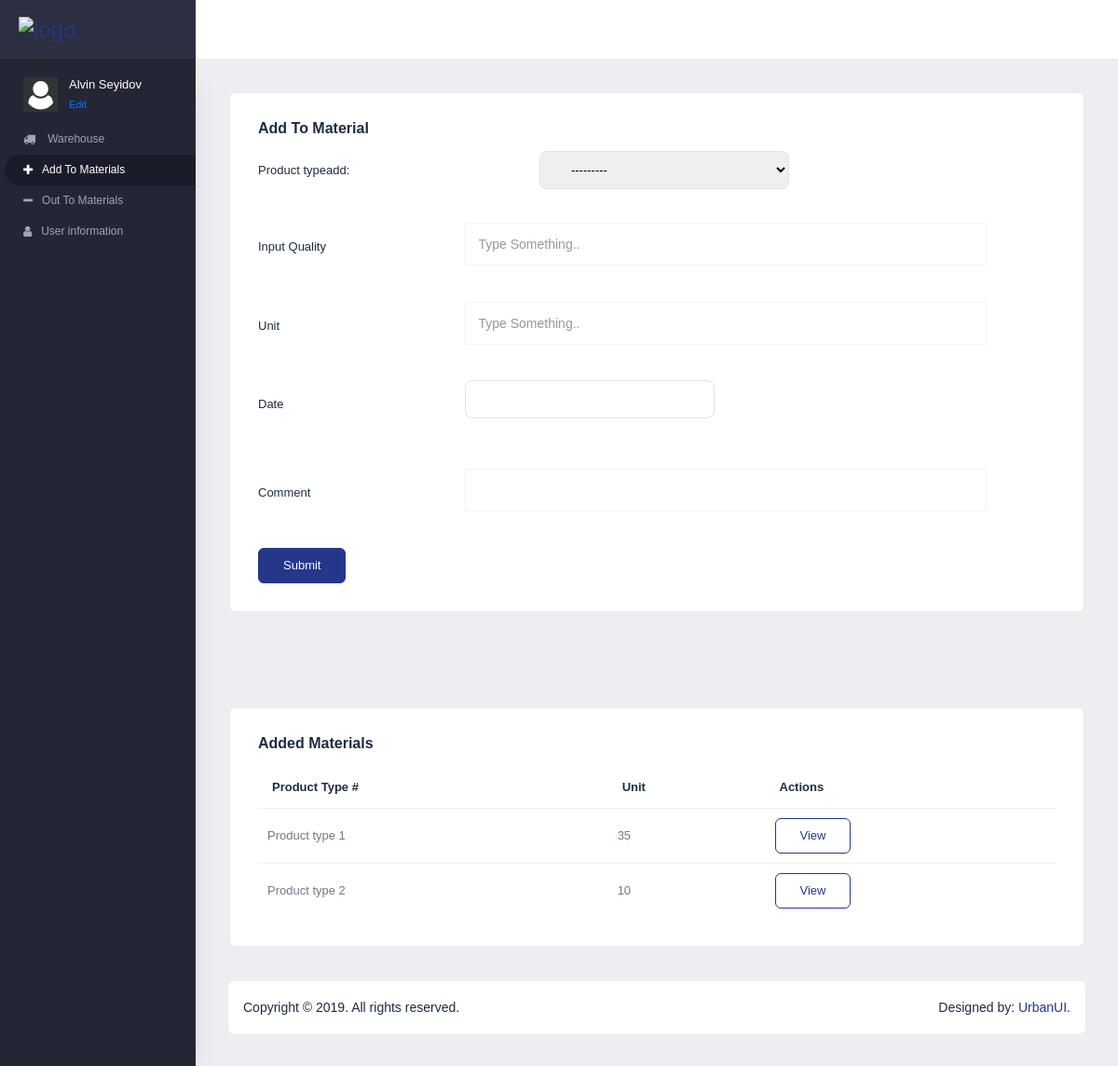
The app's page /add/ (signed in) with its own data.
### addmaterial/models.py (models this page shows)
class ProductType(models.Model):
    type = models.CharField(max_length=100,  null=True, blank=True)
    def __str__(self):
        return self.type

### addmaterial/views.py (the view)
# urls.py: path('add/', add_views.addmaterial, name='add'),
@login_required(login_url='/login/')
def addmaterial(request):
    addmaterials = AddMaterial.objects.all()
    producttype = ProductType.objects.all()
    if request.method == 'POST':
        form = AddMaterialForm(request.POST)
        if form.is_valid():
            model_instance = form.save(commit=False)
            model_instance.input_quality = request.POST.get("input_quality")
            model_instance.unit = request.POST.get("unit")
            model_instance.date = request.POST.get("date")
            model_instance.comment = request.POST.get("comment")
            model_instance.user = request.user
            model_instance.save()
            addmaterials = AddMaterial.objects.all()
            return render(request, 'addmaterial.html', {'addmaterials': addmaterials,'producttypes': producttype})
    else:
        form = AddMaterialForm()
    return render(request, "addmaterial.html", {'addmaterials': addmaterials,'form': form,'producttypes': producttype})

### addmaterial/forms.py
class AddMaterialForm(forms.ModelForm):
    class Meta:
        model = AddMaterial
        fields = ['product_typeadd']

### addmaterial/templatetags/custom_tags.py (called while the page is built)
@register.filter
def unitsum(id):
    producttype = ProductType.objects.get(pk=id)
    summ = producttype.addmaterial.aggregate(Sum('unit'))['unit__sum']
    return summ

### templates/addmaterial.html (shortened to what this page needs)
{% load static custom_tags %}
<!DOCTYPE html>
<html lang="en">
<head>
		<link rel="stylesheet" href="{% static 'vendors/mdi/css/materialdesignicons.min.css'%}">
		<link rel="stylesheet" href="{% static 'vendors/css/vendor.bundle.base.css'%}">
		<link rel="stylesheet" href="{% static 'vendors/flag-icon-css/css/flag-icon.min.css'%}">
				<link rel="stylesheet" href="https://cdnjs.cloudflare.com/ajax/libs/font-awesome/4.7.0/css/font-awesome.min.css">
		<link rel="stylesheet" href="{% static 'css/vertical-layout-light/style.css'%}">
		<link rel="stylesheet" href="//code.jquery.com/ui/1.12.1/themes/base/jquery-ui.css">
	</head>
	<body>
		<div class="container-scroller">
			<nav class="navbar col-lg-12 col-12 p-0 fixed-top d-flex flex-row">
        <div class="text-left navbar-brand-wrapper d-flex align-items-center justify-content-between">
          <a class="navbar-brand brand-logo" href="index.html"><img src="http://www.urbanui.com/hiliteui/template/images/logo.svg" alt="logo"/></a>
          <button class="navbar-toggler align-self-center" type="button" data-toggle="minimize">
          <span class="mdi mdi-menu"></span>
          </button>
        </div>
      </nav>
			<div class="container-fluid page-body-wrapper">
				<nav class="sidebar sidebar-offcanvas" id="sidebar">
				<ul class="nav">
					<li class="nav-item nav-profile">
						<div class="nav-link d-flex">
							<div class="profile-image">
								<img src="{% static 'images/faces/face28.png'%}" alt="image">
							</div>
							<div class="profile-name">
								<p class="name">
									{{ request.user.first_name }}   {{ request.user.last_name }}
								</p>
								<p class="designation">
								<a href="{% url 'user'%}" > Edit</a>
								</p>
							</div>
						</div>
					</li>
					<li class="nav-item">
						<a class="nav-link" href="{% url 'dashboard'%}">
						<i class="fa fa-truck">&nbsp;&nbsp;</i>
						<span class="menu-title"> &nbsp; Warehouse</span>
						</a>
					</li>
					<li class="nav-item active">
						<a class="nav-link" href="{% url 'add'%}">
						<i class="fa fa-plus">&nbsp;&nbsp;</i>
						<span class="menu-title">&nbsp;Add To Materials</span>
						</a>
					</li>
					<li class="nav-item">
						<a class="nav-link" href="{% url 'out'%}">
						<i class="fa fa-minus">&nbsp;&nbsp;</i>
						<span class="menu-title">&nbsp;Out To Materials</span>
						</a>
					</li>
					<li class="nav-item">
						<a class="nav-link" href="{% url 'user'%}">
						<i class="fa fa-user">&nbsp;&nbsp;</i>
						<span class="menu-title">&nbsp;User information</span>
						</a>
					</li>
				</ul>
			</nav>
						<div class="main-panel">
		        <div class="content-wrapper">
		          <div class="row grid-margin">
		            <div class="col-12">
									<form method="post">
		              <div class="card">
		                <div class="card-body">
		                  <h4 class="card-title">Add To Material</h4>
											{{ form.as_p }}
		                  <div class="form-group row">
		                    <div class="col-lg-3">
		                      <label class="col-form-label">Input Quality</label>
		                    </div>
		                    <div class="col-lg-8">
		                      <input class="form-control" name="input_quality" maxlength="20" name="defaultconfig-2" id="defaultconfig-2" type="text" placeholder="Type Something..">
		                    </div>
		                  </div>
		                  <div class="form-group row">
		                    <div class="col-lg-3">
		                      <label class="col-form-label">Unit</label>
		                    </div>
		                    <div class="col-lg-8">
		                      <input type="number" class="form-control" name="unit" maxlength="10" name="defaultconfig-3" id="defaultconfig-3" type="text" placeholder="Type Something..">
		                    </div>
		                  </div>
											<div class="form-group row">
		                    <div class="col-lg-3">
		                      <label class="col-form-label">Date</label>
		                    </div>
		                    <div class="col-lg-8">
		                      <input type="text" name="date" id="datepicker">
		                    </div>
		                  </div>
		                  <div class="form-group row">
		                    <div class="col-lg-3">
		                      <label class="col-form-label">Comment</label>
		                    </div>
		                    <div class="col-lg-8">
		                      <input type="text" name="comment" class="form-control">
		                    </div>
		                  </div>
											<input class="btn btn-primary" type="submit" value="Submit">
		                </div>
		              </div>
								</form>
		            </div>
		          </div>
		        </div>
						<div class="content-wrapper">
							<div class="card">
								<div class="card-body">
									<h4 class="card-title">Added Materials</h4>
									<div class="row">
										<div class="col-12">
											<div class="table-responsive">
												<table id="order-listing" class="table">
													<thead>
														<tr>
																<th>Product Type #</th>
																	<th>Unit</th>
																<th>Actions</th>
														</tr>
													</thead>
													<tbody>
														{% for producttype in producttypes %}
															{% if producttype.addmaterial.count > 0 %}
															<tr>
																	<td>{{producttype.type}}</td>
																	<td>{{ producttype.id|unitsum }}</td>
																	<td>
																		<button class="btn btn-outline-primary">View</button>
																	</td>
															</tr>
															{% endif %}
														{% endfor %}
													</tbody>
												</table>
											</div>
										</div>
									</div>
								</div>
							</div>
						</div>
		        <div class="footer-wrapper">
		            <footer class="footer">
		              <div class="d-sm-flex justify-content-center justify-content-sm-between">
		                <span class="text-center text-sm-left d-block d-sm-inline-block">Copyright &copy; 2019. All rights reserved. </span>
		                <span class="float-none float-sm-right d-block mt-1 mt-sm-0 text-center">Designed by: <a href="https://www.urbanui.com/" target="_blank">UrbanUI</a>. </span>
		              </div>
		            </footer>
		          </div>
		      </div>
	    </div>
	  </div>
	</body>
</html>

### templates/addmaterial.html (style rules this page uses)
#id_product_typeadd { margin-left: 200px; height: 41px; margin-bottom: 30px; border-radius: 8px; width: 268px; border-color: #e3e3e3; padding: 0px 0 0 29px; }
#datepicker { height: 41px; margin-bottom: 30px; border-radius: 8px; width: 268px; border-color: #e3e3e3; padding: 0px 0 0 29px; border: 1px #e3e3e3 solid; }

### records on screen
ProductType: type "Product type 1", id|unitsum "35"
ProductType: type "Product type 2", id|unitsum "10"

### other values on screen
{{ request.user.first_name }} "Alvin"
{{ request.user.last_name }} "Seyidov"
